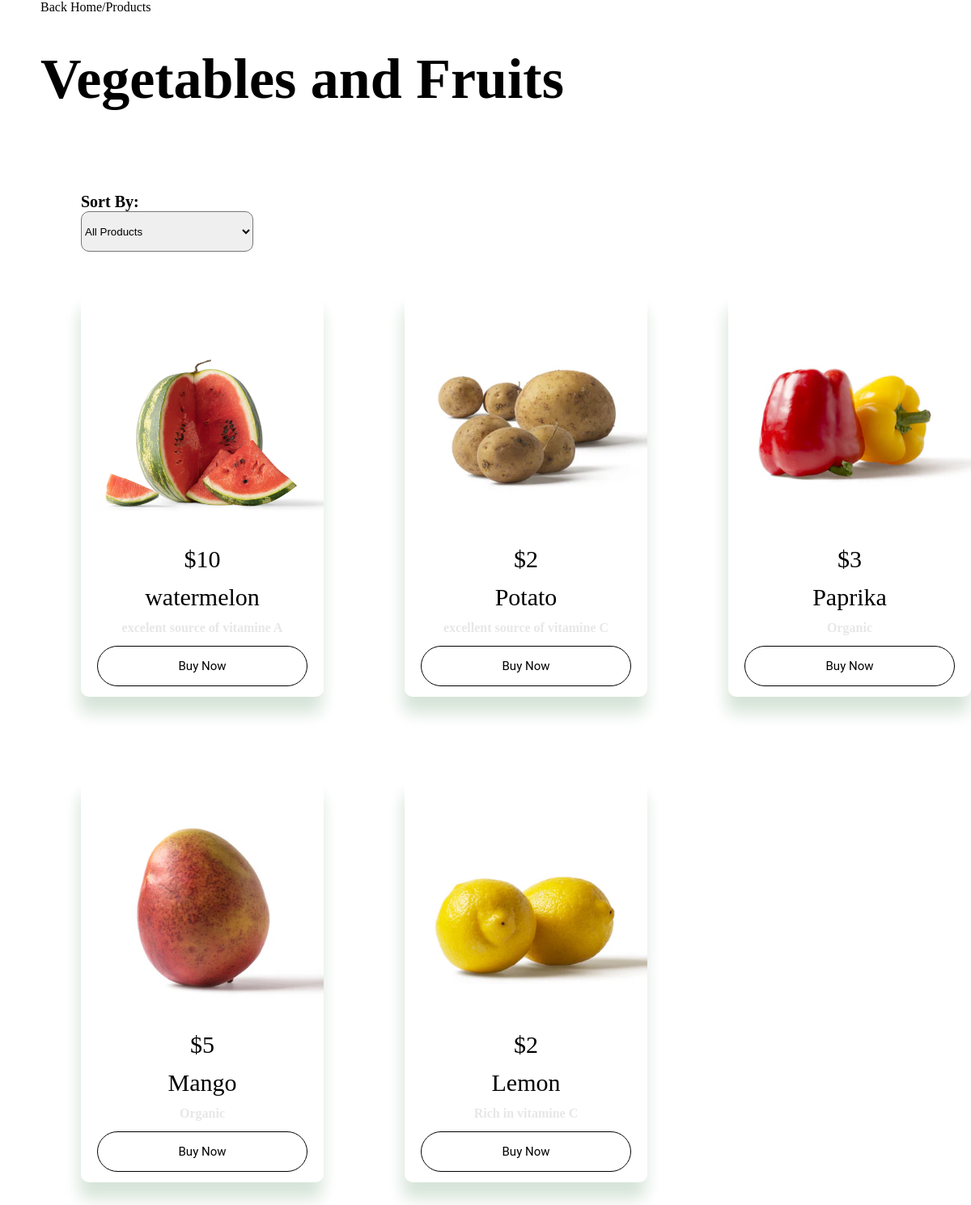
/productcategory.php?id=2, run on the app's committed database.
### tables this page shows
CREATE TABLE `productcategory` (
  `Category_id` int(11) NOT NULL,
  `Category_Name` varchar(200) NOT NULL
);

CREATE TABLE `products` (
  `Product_id` int(11) NOT NULL,
  `price` double NOT NULL,
  `Product_Name` varchar(200) NOT NULL,
  `Product_Description` text NOT NULL,
  `AddedDate` date NOT NULL,
  `Quantity` int(11) NOT NULL,
  `CategoryID` int(11) NOT NULL,
  `ProductImage` text NOT NULL
);

### productcategory.php (the view, shortened to what this page needs)
<!DOCTYPE html>
<html lang="en">
<head>
    <link rel="stylesheet" href="style.css">
</head>
<body>
<div id='backtohome'> <a href='Home.php'>Back Home</a>/<span>Products</span></div>
<?php
require_once 'connection.php';
$id = $_GET['id'];
$sql = "SELECT Category_Name from productcategory
        WHERE Category_id =$id"  ;
        $result = $conn->query($sql);
        if($result->num_rows >0){
           $row = $result->fetch_assoc();
           echo'<div><h1>'.$row['Category_Name'].'</h1></div>';
        }
?>
<div id="dropdownSort">
    <label>Sort By:</label>
    <select name="sortproduct" id="sortproduct" onchange="sortProducts()">
        <option value="AllProducts" <?php echo (isset($_GET['sortproduct']) && $_GET['sortproduct'] == 'AllProducts') ? 'selected' : ''; ?>>All Products</option>
    </select>
</div>
<?php
require_once 'connection.php';
$id = $_GET['id'];
$sql = "SELECT * FROM products
        JOIN productcategory ON products. CategoryID = productcategory.Category_id
        WHERE productcategory.Category_id =$id"  ;
$result = $conn->query($sql);
if($result->num_rows >0){
    echo '<div class="flexDisplay">';
   while($row = $result->fetch_assoc()){
    echo'<div class="product-card">';
    echo '<img src="' . $row['ProductImage'] . '" >';
    echo '  <span ><center>$'.$row['price'].'</center></span>';
    echo'
         <span ><center>'.$row['Product_Name'].'</center></span>';
         echo '<h4>'.$row['Product_Description'].'</h4>';
         echo "<button class='buyNow' qty='1' id='{$row['Product_id']}' data-product='{$row['Product_Name']}' data-price='{$row['price']}' data-image='{$row['ProductImage']}' data-description='{$row['Product_Description']}'>Buy Now</button>";
         echo'</div>';
   };
   echo '</div>';
}
?>
</body>
</html>

### style.css (style rules this page uses)
* { margin: 0; padding: 0; box-sizing: border-box; -webkit-font-smoothing: antialiased; }
.buyNow { font-family: 'Roboto', sans-serif; border: 1px solid black; color: black; background-color: white; font-size: 15px ; padding: 15px 100px ; cursor: pointer; border-radius: 50px; }
.product-card { display: grid ; max-width: 300px; min-height: 500px; background-color: white; border-radius: 10px; margin-bottom: 100px; margin-left: 100px; box-shadow: -2px 20px 20px #d6e4d8; justify-content: center; align-items: baseline; justify-items: center; }
.product-card img { width: 300px; height: 300px; object-fit: cover; }
.product-card span { font-size: 30px; }
.product-card h4 { color: #e7e7e7; }
.flexDisplay { display: flex; flex-wrap: wrap; }
#backtohome { margin-left: 50px; }
a { text-decoration: none; color: black; }
h1 { margin-left: 50px; margin-top: 40px; font-size: 70px; }
#dropdownSort { display: flex; flex-direction: column; align-items: flex-start; margin-left: 100px; margin-top: 100px; margin-bottom: 50px; }
label { font-size: 20px; font-weight: bold; }
#sortproduct { width:213px; height: 50px; border-radius: 10px; }

### data on the page
productcategory: Category_Name "Vegetables and Fruits"
products: ProductImage (picture), price "10", Product_Name "watermelon", Product_Description "excelent source of vitamine A"
products: ProductImage (picture), price "2", Product_Name "Potato", Product_Description "excellent source of vitamine C"
products: ProductImage (picture), price "3", Product_Name "Paprika", Product_Description "Organic"
products: ProductImage (picture), price "5", Product_Name "Mango", Product_Description "Organic"
products: ProductImage (picture), price "2", Product_Name "Lemon", Product_Description "Rich in vitamine C"
